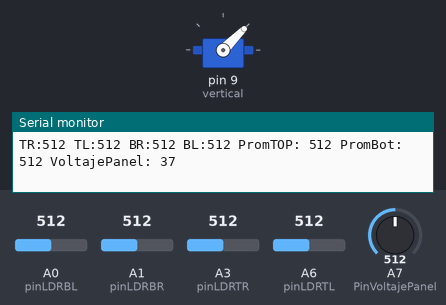
The sketch below on a simulated Arduino Nano, built with avr-gcc and run on an emulated ATmega328P. Shown: servo, the last lines printed to the serial monitor. The inputs (shaded band) are chosen by the test bench; at power-on: A0 (pinLDRBL) = 512, A1 (pinLDRBR) = 512, A7 (PinVoltajePanel) = 512, A3 (pinLDRTR) = 512, A6 (pinLDRTL) = 512.

Above: at 4.2 s.
4.3 s: A0 (pinLDRBL) set to 704
7.3 s: A0 (pinLDRBL) set to 732
At 10.2 s:
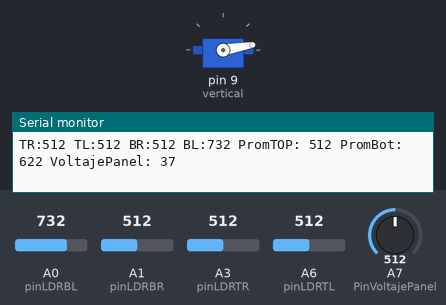
10.3 s: A1 (pinLDRBR) set to 100
13.3 s: A1 (pinLDRBR) set to 84
At 14.23 s:
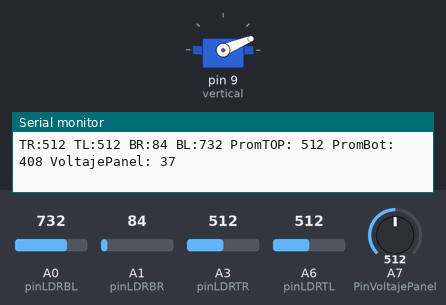
16.3 s: A7 (PinVoltajePanel) set to 225
At 17.04 s:
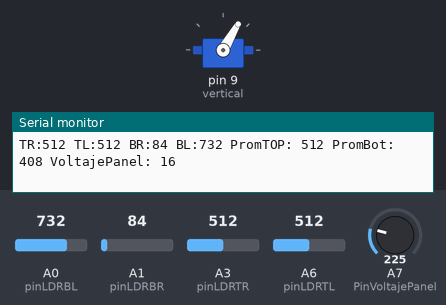
19.3 s: A7 (PinVoltajePanel) set to 209
At 20.4 s:
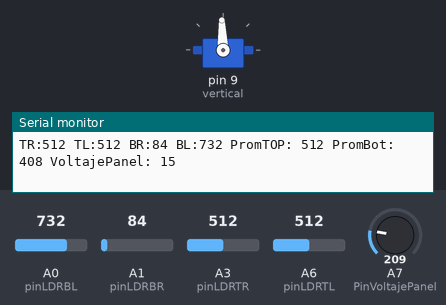
Timing chart, 0 to 21.8 s (numbered marks = the images above; inputs shaded):
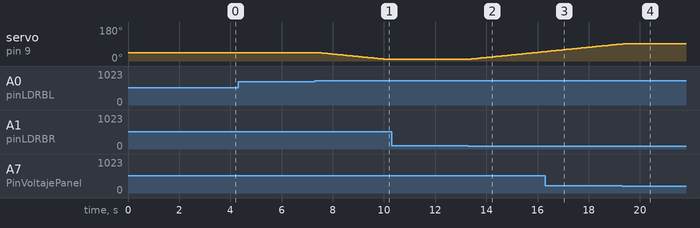

The sketch:

SeguidorSolar_Proj.ino
```cpp
#include <Servo.h> // include Servo library

Servo vertical; // vertical servo

int servov = 45; // 90; // stand vertical servo

int servovLimitHigh = 170;
int servovLimitLow = 10;

//Aquí almacenamos los datos recogidos del LDR:
int valorLDTR = 0;
int valorLDTL = 0;
int valorLDBR = 0;
int valorLDBL = 0;
int valorVoltajeP=0;

// Para comparar con el Voltaje del panel
int cst = 15;

// LDR pin connections
// name = analogpin;

int pinLDRBL = A0; //LDR top left - BOTTOM LEFT <--- BDG

int pinLDRBR = A1; //LDR top rigt - BOTTOM RIGHT

int pinLDRTL = A6; //LDR down left - TOP LEFT

int pinLDRTR = A3; //ldr down rigt - TOP RIGHT

int PinVoltajePanel = A7;

void setup()
{ Serial.begin(9600);

// servo connections

// name.attacht(pin);

vertical.attach(9);

vertical.write(45);

delay(3000);

}

void loop()
{

valorLDTR = analogRead(pinLDRTR);

valorLDTL =  analogRead(pinLDRTL);

valorLDBL = analogRead(pinLDRBL);

valorLDBR = analogRead(pinLDRBR);

int valorVoltajeP = map(analogRead(7), 0, 1024, 0, 75);;

int lt = analogRead(pinLDRTL); // top left

int rt = analogRead(pinLDRTR); // top right

int lb = analogRead(pinLDRBL); // down left

int rb = analogRead(pinLDRBR); // down right

int avgtop = (lt + rt) / 2; // average value top

int avgbot= (lb + rb) / 2; // average value down

int dtime = 10; int tol = 100;

int dvert = avgtop - avgbot; // check the diffirence of up and down

String datos =  "TR:" + String(valorLDTR) + " TL:" + String(valorLDTL) + " BR:" + String(valorLDBR) + " BL:" + String(valorLDBL) + " PromTOP: " + String(avgtop) + " PromBot: " +
String(avgbot) + " VoltajePanel: " + String(valorVoltajeP);

Serial.println(datos);


if (-1*tol > dvert || dvert > tol) // check if the diffirence is in the tolerance else change vertical angle

{

if (avgtop > avgbot)

{

servov = ++servov;

//delay(1000);

if (servov > servovLimitHigh)

{

servov = servovLimitHigh;

}

}

else if (avgtop < avgbot)

{

servov= --servov;

//delay(1000);

if (servov < servovLimitLow)

{

servov = servovLimitLow;

}

}

vertical.write(servov);

}

if (valorVoltajeP > cst)

{
  vertical.attach(9);
}

else {

  vertical.detach();

}


}
```

Measured:
- the behaviour switches between 713 and 714 on A0 (pinLDRBL) (found by bisection; images 0 and 1)
- the behaviour switches between 92 and 91 on A1 (pinLDRBR) (found by bisection; images 1 and 2)
- the behaviour switches between 219 and 218 on A7 (PinVoltajePanel) (found by bisection; images 3 and 4)
- after the input at 7.3 s, servo on pin 9 (vertical): moves from 45° to 10° over 2.5 s, starting after 0.13 s
- after the input at 13.3 s, servo on pin 9 (vertical): moves from 10° to 50° over 2.9 s, starting after 0.12 s
- after the input at 19.3 s, servo on pin 9 (vertical): goes on until 19.4 s, then stays 92°
